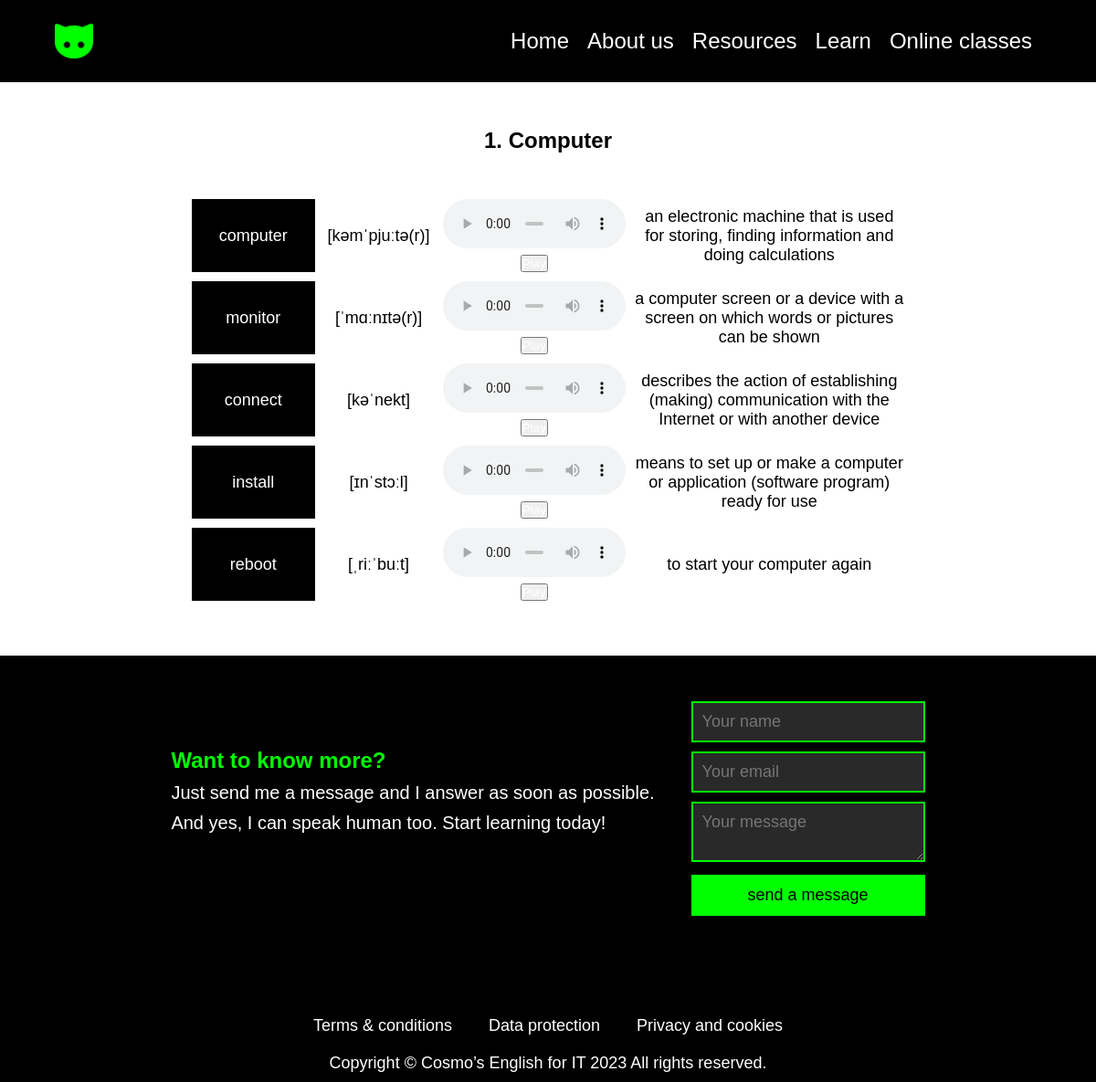
/learn/vocabulary/1, run on the app's committed database.
### main/models.py (models this page shows, shortened)
class Voc(models.Model):
    title = models.CharField(max_length=100)
    class Meta:
        ordering = ['id']

class Word(models.Model):
    name = models.CharField(max_length=50)
    pronunciation = models.FileField(upload_to='vocabulary/audio/')
    transcription = models.CharField(max_length=50)
    definition = models.CharField(max_length=100)
    cat = models.ForeignKey('Voc', on_delete=models.PROTECT, null=True)

### main/views.py (the view)
# urls.py: path('learn/vocabulary/<int:voc_id>', views.show_voc, name='voc'),
def show_voc(request, voc_id):
    voc = get_object_or_404(Voc, pk=voc_id)
    word = Word.objects.all()
    context = {
        'voc': voc,
        'title': voc.title,
        'word': word,
        'cat_selected': voc.id,
    }
    return render(request, 'main/voc.html', context=context)

### main/templates/main/voc.html (shortened to what this page needs)
{% extends 'main/base.html' %}
{% load static %}
{% block content %}
<div class="table-body">
<h2>{{voc.id}}. {{voc.title}}</h2>
  <table>
    {% for w in word %}
    {% if w.cat_id == cat_selected %}
        <tr>
          <td>{{ w.name }}</td>
          <td class="two">{{ w.transcription }}</td>
          <td>
            <audio id="audio_{{ w.id }}" src="{{ w.pronunciation.url }}" controls>
            </audio>
            <button onclick="playAudio({{ w.id }})">
              </button>
          </td>
          <td class="four">{{ w.definition }}</td>
        </tr>
    {% endif %}
    {% endfor %}
  </table>
</div>
{% endblock %}

### main/static/css/style.css (style rules this page uses)
:root { --bgcolor: #000000; --bgcolordif: #292929; --fontcolor: rgb(255, 255, 255); --fontselect: #00FF00; --fontselectdiff: #cc00e7; }
* { margin: 0; padding: 0; color: var(--fontcolor); font-family: Arial; box-sizing: border-box; }
table { font-size: 18px; border-collapse: collapse; text-align: center; }
th, td:first-child { background: black; color: white; padding: 10px 20px; width: 200px; }
th, td { color: black; border-style: solid; border-width: 10px; border-color: white; }
.table-body { display: block; margin: 50px 200px; }
.table-body h2 { color: black; margin-bottom: 40px; text-align: center; }
.table-body .two { width: 200px; }
.table-body .four { width: 800px; }
audio { width: 200px; }

### data on the page
Voc: id "1", title "Computer"
Word: name "computer", transcription "[kəmˈpjuːtə(r)]", definition "an electronic machine that is used for storing, finding information and doing calculations"
Word: name "monitor", transcription "[ˈmɑːnɪtə(r)]", definition "a computer screen or a device with a screen on which words or pictures can be shown"
Word: name "connect", transcription "[kəˈnekt]", definition "describes the action of establishing (making) communication with the Internet or with another device"
Word: name "install", transcription "[ɪnˈstɔːl]", definition "means to set up or make a computer or application (software program) ready for use"
Word: name "reboot", transcription "[ˌriːˈbuːt]", definition "to start your computer again"
